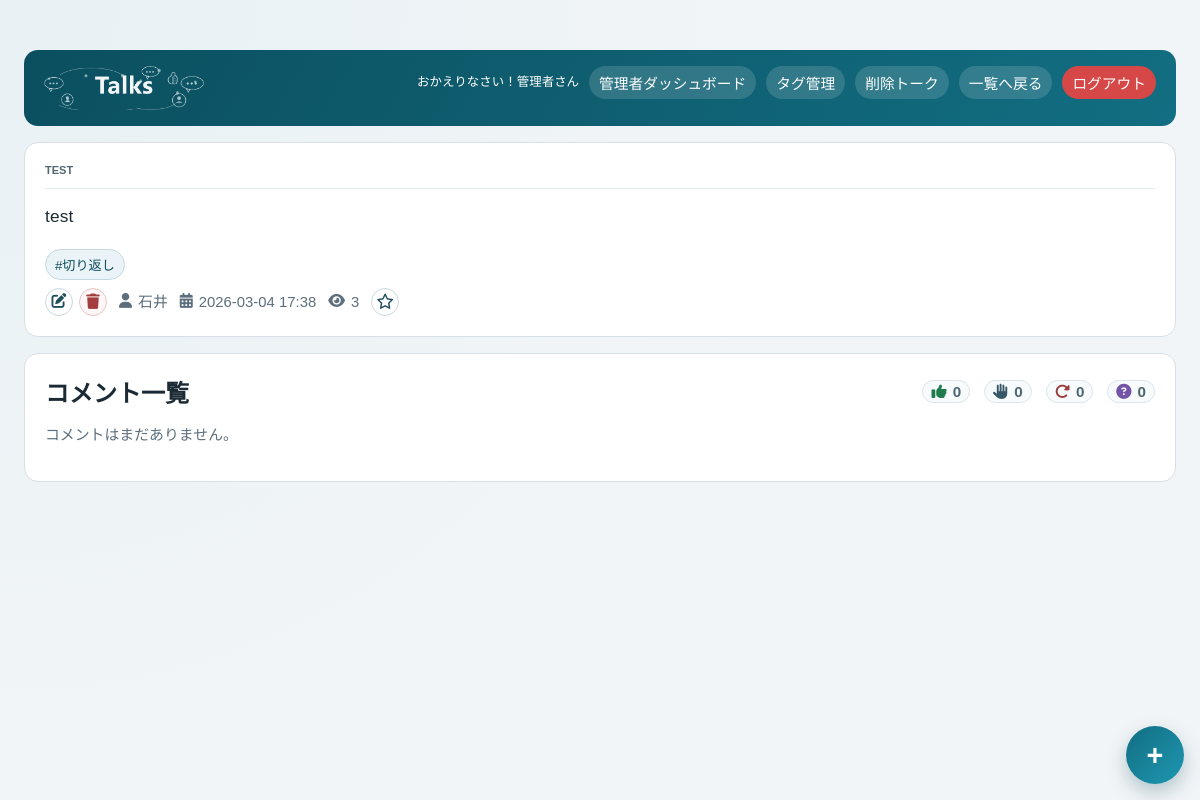
/talks/108/ (signed in), run on the app's committed database.
### apps/talks/models.py (models this page shows, shortened)
class KnowledgePost(models.Model):
    class Status(models.TextChoices):
        DRAFT = "draft", "下書き"
        PUBLISHED = "published", "公開"
        ARCHIVED = "archived", "アーカイブ"
    title = models.CharField(max_length=255)
    body = models.TextField()
    author_member = models.ForeignKey(
        "accounts.Member",
        on_delete=models.SET_NULL,
        null=True,
        blank=True,
        related_name="knowledge_posts",
    )
    author_name_snapshot = models.CharField(max_length=64, blank=True)
    status = models.CharField(max_length=16, choices=Status.choices, default=Status.PUBLISHED)
    is_deleted = models.BooleanField(default=False)
    view_count = models.PositiveIntegerField(default=0)
    published_at = models.DateTimeField(null=True, blank=True)
    created_at = models.DateTimeField(auto_now_add=True)
    updated_at = models.DateTimeField(auto_now=True)
    tags = models.ManyToManyField("KnowledgeTag", through="KnowledgePostTag", related_name="posts")
    class Meta:
        ordering = ["-updated_at", "-id"]
        indexes = [
            models.Index(fields=["status", "-updated_at"]),
            models.Index(fields=["-created_at"]),
        ]

class KnowledgeTag(models.Model):
    name = models.CharField(max_length=64, unique=True)
    sort_order = models.PositiveIntegerField(default=0)
    is_active = models.BooleanField(default=True)
    created_at = models.DateTimeField(auto_now_add=True)
    updated_at = models.DateTimeField(auto_now=True)
    class Meta:
        ordering = ["sort_order", "name"]

### apps/accounts/models.py (models this page shows, shortened)
class Member(models.Model):
    name = models.CharField(max_length=64)
    is_active = models.BooleanField(default=True)
    user = models.OneToOneField(
        settings.AUTH_USER_MODEL,
        on_delete=models.SET_NULL,
        null=True,
        blank=True,
        related_name="member_profile",
    )
    created_at = models.DateTimeField(auto_now_add=True)
    objects = MemberQuerySet.as_manager()
    class Meta:
        ordering = ["-created_at"]

### apps/talks/views.py (the view, shortened to what this page needs)
# urls.py: path("<int:thread_id>/", talks_detail, name="talks_detail"),
def talks_detail(request: HttpRequest, thread_id: int) -> HttpResponse:
    talks_member = get_talks_member(request)
    talks_is_admin = is_talks_admin(request)
    if not talks_member and not talks_is_admin:
        return redirect("talks_login")
    post = (
        KnowledgePost.objects.filter(
            id=thread_id,
            status=KnowledgePost.Status.PUBLISHED,
            is_deleted=False,
        )
        .select_related("author_member")
        .prefetch_related(
            "tags",
            "comments__reaction_type",
            "comments__author_member",
            "comments__replies__reaction_type",
            "comments__replies__author_member",
        )
        .first()
    )
    if not post:
        raise Http404("Thread not found")
    if request.method == "POST":
        _create_comment_from_post(request, post)
        return redirect("talks_detail", thread_id=thread_id)
    KnowledgePost.objects.filter(id=post.id).update(view_count=F("view_count") + 1)
    if request.user.is_authenticated:
        KnowledgePostRead.objects.update_or_create(
            user=request.user,
            post=post,
            defaults={},
        )
    top_level_comments = [c for c in post.comments.all() if c.parent_id is None and not c.is_deleted]
    top_level_comments.sort(key=lambda c: c.created_at)
    reaction_counts = Counter()
    comments = []
    is_favorite = False
    if request.user.is_authenticated:
        is_favorite = KnowledgePostFavorite.objects.filter(user=request.user, post=post).exists()
    return render(
        request,
        "talks/thread_detail.html",
        {
            "thread": post,
            "can_manage_thread": _can_manage_post(member=talks_member, is_admin=talks_is_admin, post=post),
            "thread_author": _author_name(post.author_member, post.author_name_snapshot),
            "thread_created_at": timezone.localtime(post.created_at).strftime("%Y-%m-%d %H:%M"),
            "comments": comments,
            "good_count": reaction_counts["good"],
            "keep_count": reaction_counts["keep"],
            "retry_count": reaction_counts["retry"],
            "question_count": reaction_counts["question"],
            "reaction_types": KnowledgeReactionType.objects.filter(is_active=True).order_by("sort_order", "id"),
            "talks_member_name": get_talks_display_name(request, talks_member),
            "talks_is_admin": talks_is_admin,
            "is_favorite": is_favorite,
            "current_full_path": request.get_full_path(),
        },
    )

### templates/talks/thread_detail.html (shortened to what this page needs)
﻿{% extends "base.html" %}
{% load static %}
{% block content %}
<div class="container knowledge-detail-page">
  <header class="topbar topbar-desktop-expanded" style="margin-bottom:16px;">
    <div>
      <a href="{% url 'talks_index' %}" aria-label="Talksホームへ" style="display:inline-flex; align-items:center;">
        <img src="{% static 'img/talks_logo.png' %}?v=4" alt="Talks" style="height:44px; width:auto; display:block;">
      </a>
    </div>
    <nav class="talks-topbar-nav">
      <span class="talks-welcome-text">おかえりなさい！{{ talks_member_name }}さん</span>
      {% if talks_is_admin %}
        <a href="{% url 'dashboard_index' %}" class="btn-inline" style="width:auto; min-height:0; padding:6px 10px;">管理者ダッシュボード</a>
        <a href="{% url 'talks_tag_manage' %}" class="btn-inline" style="width:auto; min-height:0; padding:6px 10px;">タグ管理</a>
        <a href="{% url 'talks_deleted_posts_manage' %}" class="btn-inline" style="width:auto; min-height:0; padding:6px 10px;">削除トーク</a>
      {% endif %}
      <a href="{% url 'talks_index' %}" class="talks-back-link">一覧へ戻る</a>
      <a href="{% url 'talks_logout' %}" class="logout-link talks-logout-link">ログアウト</a>
    </nav>
  </header>
  <article class="card knowledge-thread-card">
    <div class="row" style="align-items:center; justify-content:flex-start; gap:8px;">
      <h1 class="knowledge-thread-title" style="margin:0; font-size:11px !important; line-height:1.35; font-weight:600; color:#4f6673;">{{ thread.title }}</h1>
    </div>
    <hr class="knowledge-title-divider">
    <p class="knowledge-thread-body">{{ thread.body }}</p>
    <div style="display:flex; flex-wrap:wrap; gap:6px; margin-top:8px;">
      {% for tag in thread.tags.all %}<span class="badge knowledge-tag-chip">#{{ tag.name }}</span>{% endfor %}
    </div>
    <div class="muted" style="margin-top:8px; display:flex; flex-wrap:wrap; gap:12px; align-items:center; justify-content:flex-start; text-align:left;">
      {% if can_manage_thread %}
        <span class="knowledge-item-actions">
          <a class="knowledge-icon-btn" href="{% url 'talks_post_edit' thread.id %}" title="投稿を編集" aria-label="投稿を編集">
            <i class="fa-solid fa-pen-to-square"></i>
          </a>
          <form method="post" action="{% url 'talks_post_delete' thread.id %}" style="margin:0;" onsubmit="return confirm('この投稿を削除しますか？');">
            <button type="submit" class="knowledge-icon-btn danger" title="投稿を削除" aria-label="投稿を削除">
              <i class="fa-solid fa-trash"></i>
            </button>
          </form>
        </span>
      {% endif %}
      <span style="display:inline-flex; align-items:center; gap:6px;">
        <i class="fa-solid fa-user" aria-hidden="true"></i>{{ thread_author }}
      </span>
      <span style="display:inline-flex; align-items:center; gap:6px;">
        <i class="fa-solid fa-calendar-days" aria-hidden="true"></i>{{ thread_created_at }}
      </span>
      <span style="display:inline-flex; align-items:center; gap:6px;">
        <i class="fa-solid fa-eye" aria-hidden="true"></i>{{ thread.view_count }}
      </span>
      <form method="post" action="{% url 'talks_post_favorite_toggle' thread.id %}" class="js-favorite-form" data-post-id="{{ thread.id }}" style="margin:0;">
        <button type="submit" class="knowledge-icon-btn js-favorite-btn" title="{% if is_favorite %}お気に入り解除{% else %}お気に入り{% endif %}" aria-label="{% if is_favorite %}お気に入り解除{% else %}お気に入り{% endif %}">
          {% if is_favorite %}
            <i class="fa-solid fa-star js-favorite-icon" style="color:#d89b12;"></i>
          {% else %}
            <i class="fa-regular fa-star js-favorite-icon"></i>
          {% endif %}
        </button>
      </form>
    </div>
  </article>
  <section class="card">
    <div class="row" style="margin-bottom:10px;">
      <h2 style="margin:0;">コメント一覧</h2>
      <div style="display:flex; gap:14px; flex-wrap:wrap; font-size:.95rem; color:#4f6673; justify-content:flex-end;">
        <button type="button" class="knowledge-filter-btn" data-filter-kind="good" title="Good" style="display:inline-flex; align-items:center; gap:6px;">
          <i class="fa-solid fa-thumbs-up" style="color:#1e7c4d;"></i>{{ good_count }}
        </button>
        <button type="button" class="knowledge-filter-btn" data-filter-kind="keep" title="Keep" style="display:inline-flex; align-items:center; gap:6px;">
          <i class="fa-solid fa-hand" style="color:#355767;"></i>{{ keep_count }}
        </button>
        <button type="button" class="knowledge-filter-btn" data-filter-kind="retry" title="Retry" style="display:inline-flex; align-items:center; gap:6px;">
          <i class="fa-solid fa-rotate-right" style="color:#9b3838;"></i>{{ retry_count }}
        </button>
        <button type="button" class="knowledge-filter-btn" data-filter-kind="question" title="質問" style="display:inline-flex; align-items:center; gap:6px;">
          <i class="fa-solid fa-circle-question" style="color:#7454a6;"></i>{{ question_count }}
        </button>
      </div>
    </div>
    {% if comments %}
      <div id="knowledge-comment-list" class="grid" style="gap:10px;">
        {% for comment in comments %}
          <div class="knowledge-comment-card knowledge-comment-item" data-comment-kind="{{ comment.kind }}">
            <article class="knowledge-followup">
              <div class="knowledge-followup-meta">
                <span class="muted" style="font-size:.84rem;">{{ comment.author }} / {{ comment.created_at }}</span>
                <div style="display:inline-flex; align-items:center; gap:6px;">
                  {% if comment.kind == "good" %}
                    <span class="knowledge-result-badge knowledge-result-good" title="Good"><i class="fa-solid fa-thumbs-up"></i></span>
                  {% elif comment.kind == "keep" %}
                    <span class="knowledge-result-badge knowledge-result-keep" title="Keep"><i class="fa-solid fa-hand"></i></span>
                  {% elif comment.kind == "retry" %}
                    <span class="knowledge-result-badge knowledge-result-retry" title="Retry"><i class="fa-solid fa-rotate-right"></i></span>
                  {% else %}
                    <span class="knowledge-result-badge knowledge-result-question" title="質問"><i class="fa-solid fa-circle-question"></i></span>
                  {% endif %}
                </div>
              </div>
              <p class="knowledge-followup-body">{{ comment.body }}</p>
              <div class="knowledge-followup-footer">
                <div class="knowledge-item-actions">
                  {% if comment.can_manage %}
                    <a class="knowledge-icon-btn" href="{% url 'talks_comment_edit' comment.id %}" title="コメントを編集" aria-label="コメントを編集">
                      <i class="fa-solid fa-pen-to-square"></i>
                    </a>
                    <form method="post" action="{% url 'talks_comment_delete' comment.id %}" style="margin:0;" onsubmit="return confirm('このコメントを削除しますか？');">
                      {% csrf_token %}
                      <button type="submit" class="knowledge-icon-btn danger" title="コメントを削除" aria-label="コメントを削除">
                        <i class="fa-solid fa-trash"></i>
                      </button>
                    </form>
                  {% endif %}
                </div>
                <div class="knowledge-followup-actions" style="margin-top:0;">
                  <button
                    type="button"
                    class="knowledge-comment-reply-btn"
                    data-reply-target="{{ comment.id }}"
                    data-reply-author="{{ comment.author }}"
                  >このコメントに返信</button>
                </div>
              </div>
              {% if comment.replies %}
                <div class="knowledge-reply-block">
                  {% for reply in comment.replies %}
                    <div class="knowledge-reply-item">
                      <div class="knowledge-reply-meta" style="display:flex; align-items:center; gap:6px;"><span>{{ reply.author }} / {{ reply.created_at }}</span></div>
                      <div>{{ reply.body }}</div>
                      {% if reply.can_manage %}
                        <div class="knowledge-item-actions">
                          <a class="knowledge-icon-btn" href="{% url 'talks_comment_edit' reply.id %}" title="返信を編集" aria-label="返信を編集">
                            <i class="fa-solid fa-pen-to-square"></i>
                          </a>
                          <form method="post" action="{% url 'talks_comment_delete' reply.id %}" style="margin:0;" onsubmit="return confirm('この返信を削除しますか？');">
                            {% csrf_token %}
                            <button type="submit" class="knowledge-icon-btn danger" title="返信を削除" aria-label="返信を削除">
                              <i class="fa-solid fa-trash"></i>
                            </button>
                          </form>
                        </div>
                      {% endif %}
                    </div>
                  {% endfor %}
                </div>
              {% endif %}
            </article>
          </div>
        {% endfor %}
      </div>
    {% else %}
      <p class="muted">コメントはまだありません。</p>
    {% endif %}
  </section>
</div>
<button id="knowledge-open-comment" class="knowledge-fab" type="button" aria-label="コメントを追加">+</button>
{% endblock %}

### data on the page
KnowledgePost: title "TEST", body "test", view_count "3"
KnowledgeTag: name "切り返し"
Member: name "石井"

### other printed values
{{ talks_member_name }} "管理者"
{{ thread_created_at }} "2026-03-04 17:38"
{{ good_count }} "0"
{{ keep_count }} "0"
{{ retry_count }} "0"
{{ question_count }} "0"
